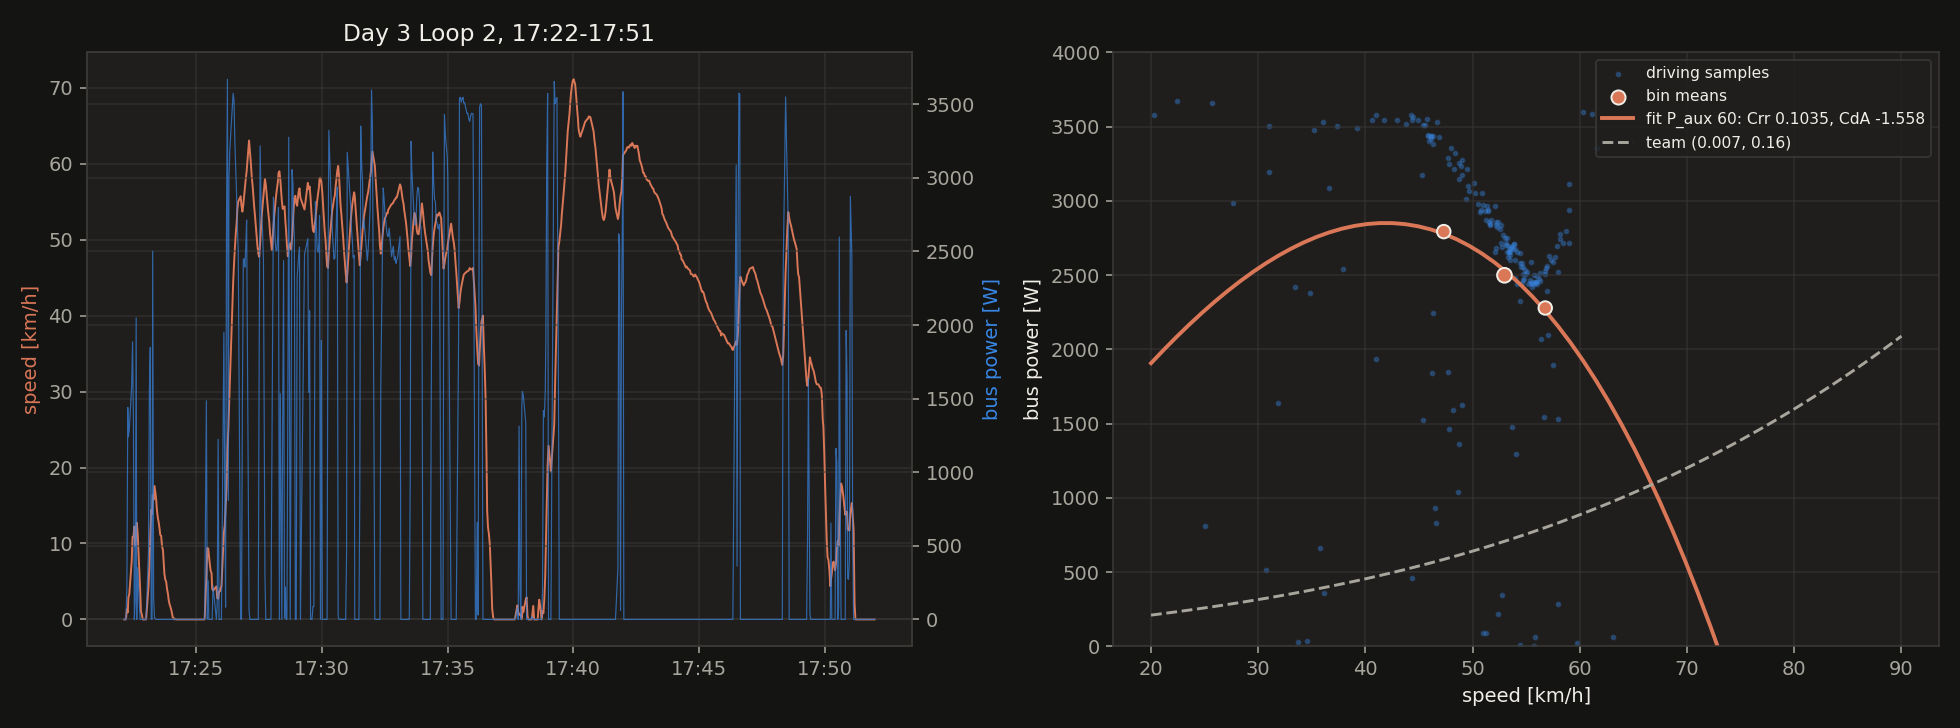

Write Python code to recreate this figure.
"""Day 3 Loop 2 (the one loop with telemetry, 17:22-17:51): cluster averaging + spline on P vs v.

Closed loop -> net height change 0, wind assumed 0.
1) Cluster: driving samples (v > 20 km/h, P > 0), 5 km/h bins (>= 1 min), time-weighted mean P, fit
   P = (Crr*m*g*v + 0.5*rho*CdA*v^3)/eta + P_aux for P_aux 20..100 W. Also with a steady-speed filter.
2) Spline: smoothing spline of P(v) through the bin means, then fit the physics curve to the spline.
3) Whole-loop energy balance (one equation): E_bus = sum[(Crr*m*g*v + 0.5*rho*CdA*v^3)/eta + P_aux]dt + dKE.
"""
import json, os
from datetime import datetime
import numpy as np
from scipy.interpolate import UnivariateSpline
import matplotlib
matplotlib.use('Agg')
import matplotlib.pyplot as plt

HERE = os.path.dirname(os.path.abspath(__file__))
LOG = os.path.join(HERE, '..', '..', 'cleaned_logs', 'day3.jsonl')
T0, T1 = '17:22', '17:51'
M, G, ETA, RHO = 336.5, 9.81, 0.95, 1.08
P_AUX = [20, 40, 60, 80, 100]
BG, SURF, INK, INK2, GRID = '#141413', '#1F1E1D', '#F0EEE6', '#A8A69C', '#3A3936'
ORANGE, BLUE, GREEN = '#D97757', '#3987E5', '#199E70'
plt.rcParams.update({'figure.facecolor': BG, 'axes.facecolor': SURF, 'axes.edgecolor': GRID, 'axes.labelcolor': INK,
                     'xtick.color': INK2, 'ytick.color': INK2, 'text.color': INK, 'grid.color': GRID, 'axes.grid': True,
                     'grid.alpha': 0.6, 'font.size': 10, 'legend.facecolor': SURF, 'legend.edgecolor': GRID})

t, v, p = [], [], []
with open(LOG, encoding='utf-8') as f:
    for line in f:
        r = json.loads(line)
        if 'Vehicle_Velocity' in r and 'Bus_Current' in r:
            t.append(datetime.fromisoformat(r['_rx_time']).timestamp()); v.append(abs(r['Vehicle_Velocity']))
            p.append(r['Bus_Voltage'] * r['Bus_Current'])
o = np.argsort(t); t, v, p = np.array(t)[o], np.array(v)[o], np.array(p)[o]
d0 = datetime.fromtimestamp(t[0]).replace(hour=0, minute=0, second=0).timestamp()
sec = lambda s: d0 + int(s[:2]) * 3600 + int(s[3:]) * 60
k = (t >= sec(T0)) & (t <= sec(T1) + 59); t, v, p = t[k], v[k], p[k]
dt = np.r_[np.diff(t), 0]; dt[dt > 30] = 0
print(f'loop window {T0}-{T1}: {len(t)} records, {np.sum(v * dt) / 1000:.1f} km, max gap {np.diff(t).max():.0f} s, '
      f'moving {np.sum(dt[v > 0.5]) / 60:.1f} min, mean moving speed {np.sum(v * dt) / np.sum(dt[v > 0.5]) * 3.6:.1f} km/h')

vm, vp = np.interp(t - 10, t, v), np.interp(t + 10, t, v)
steady = np.abs(vp - vm) * 3.6 < 1.5
base = (v * 3.6 > 20) & (p > 0) & (dt > 0)


def bins(ok, minsec=60):
    kmh = v * 3.6; out = []
    for lo in range(20, 95, 5):
        s = ok & (kmh >= lo) & (kmh < lo + 5); w = dt[s]
        if w.sum() >= minsec:
            out.append((np.sum(w * kmh[s]) / w.sum(), np.sum(w * v[s]) / w.sum(), np.sum(w * v[s] ** 3) / w.sum(),
                        np.sum(w * p[s]) / w.sum(), w.sum() / 60))
    return np.array(out)


def fit(vs, v3s, P, w, pa):
    X = np.c_[M * G * vs / ETA, 0.5 * RHO * v3s / ETA] * np.sqrt(w)[:, None]
    return np.linalg.lstsq(X, (P - pa) * np.sqrt(w), rcond=None)[0]


res = {}
for name, ok in [('all driving', base), ('steady only', base & steady)]:
    B = bins(ok)
    print(f'\n{name}: {ok.sum()} samples, {dt[ok].sum() / 60:.1f} min, {len(B)} bins')
    for b in B:
        print(f'  {b[0]:5.1f} km/h  {b[3]:6.0f} W  {b[4]:4.1f} min')
    if len(B) < 2:
        print('  fewer than 2 bins -> cannot split Crr/CdA'); continue
    res[name] = {'bins': B.tolist()}
    for pa in P_AUX:
        c = fit(B[:, 1], B[:, 2], B[:, 3], B[:, 4], pa); res[name][pa] = c.tolist()
        print(f'  P_aux {pa:3d} W -> Crr {c[0]:.4f}  CdA {c[1]:.3f}')
    if len(B) >= 4:
        sp = UnivariateSpline(B[:, 0], B[:, 3], w=np.sqrt(B[:, 4]), k=min(3, len(B) - 1))
        vv = np.linspace(B[0, 0], B[-1, 0], 40)
        for pa in P_AUX:
            c = fit(vv / 3.6, (vv / 3.6) ** 3, sp(vv), np.ones_like(vv), pa)
            res[name][f'spline_{pa}'] = c.tolist()
            print(f'  spline, P_aux {pa:3d} W -> Crr {c[0]:.4f}  CdA {c[1]:.3f}')

# whole-loop energy balance: report what CdA each Crr implies (one equation, two unknowns)
mv = (v > 0.5) & (dt > 0)
E_bus = np.sum(np.where(p > 0, p, p) * dt)              # net bus energy incl. regen
dKE = 0.5 * M * (v[-1] ** 2 - v[0] ** 2)
Sv, Sv3, T = np.sum(v * dt), np.sum(v ** 3 * dt), np.sum(dt)
print(f'\nloop energy: bus {E_bus / 3600:.0f} Wh over {T / 60:.0f} min ({Sv / 1000:.1f} km), avg {E_bus / T:.0f} W, {E_bus / 3600 / (Sv / 1000):.1f} Wh/km')
print('one equation -> Crr/CdA trade-off (P_aux 60 W):')
for crr in [0.006, 0.008, 0.010, 0.012, 0.015]:
    cda = ((E_bus - dKE) * ETA - ETA * 60 * T - crr * M * G * Sv) / (0.5 * RHO * Sv3)
    print(f'  Crr {crr:.3f} -> CdA {cda:.3f}')
json.dump(res, open(os.path.join(HERE, 'loop2_fit.json'), 'w'), indent=1)

fig, ax = plt.subplots(1, 2, figsize=(14, 5.2))
T_ = [datetime.fromtimestamp(x) for x in t]
ax[0].plot(T_, v * 3.6, color=ORANGE, lw=1); ax[0].set_ylabel('speed [km/h]', color=ORANGE)
a2 = ax[0].twinx(); a2.plot(T_, p, color=BLUE, lw=0.6, alpha=0.7); a2.set_ylabel('bus power [W]', color=BLUE)
ax[0].set_title(f'Day 3 Loop 2, {T0}-{T1}')
import matplotlib.dates as mdates; ax[0].xaxis.set_major_formatter(mdates.DateFormatter('%H:%M'))
ax[1].scatter(v[base] * 3.6, p[base], s=4, color=BLUE, alpha=0.3, label='driving samples')
if 'all driving' in res:
    B = np.array(res['all driving']['bins']); c = res['all driving'][60]
    ax[1].scatter(B[:, 0], B[:, 3], s=30 + 10 * B[:, 4], color=ORANGE, edgecolors=INK, zorder=3, label='bin means')
    vv = np.linspace(20, 90, 60)
    ax[1].plot(vv, (c[0] * M * G * vv / 3.6 + 0.5 * RHO * c[1] * (vv / 3.6) ** 3) / ETA + 60, color=ORANGE, lw=2,
               label=f'fit P_aux 60: Crr {c[0]:.4f}, CdA {c[1]:.3f}')
    ax[1].plot(vv, (0.007 * M * G * vv / 3.6 + 0.5 * RHO * 0.16 * (vv / 3.6) ** 3) / ETA + 60, color=INK2, ls='--', label='team (0.007, 0.16)')
ax[1].set_ylim(0, 4000); ax[1].set_xlabel('speed [km/h]'); ax[1].set_ylabel('bus power [W]'); ax[1].legend(fontsize=8)
fig.tight_layout(); fig.savefig(os.path.join(HERE, 'loop2_fit.png'), dpi=140)
